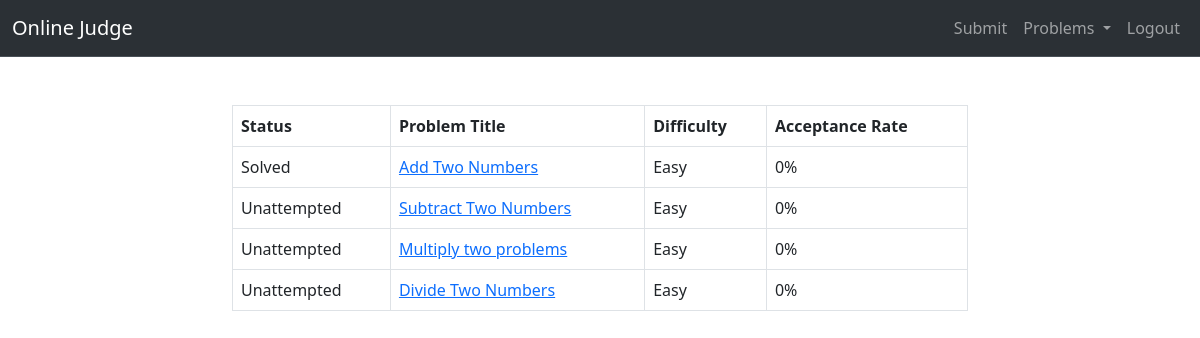
Screenshot of / (signed in) with the database file from the repository.
### code_execution/models.py (models this page shows)
class Problem(models.Model):
    difficulty_choices = [("Easy", "Easy"), ("Medium", "Medium"), ("Difficult", "Difficult")]
    problem_id = models.CharField(max_length=120)
    problem_title = models.CharField(max_length=200)
    problem_statement = models.TextField(max_length=10000)
    difficulty = models.CharField(max_length=50, choices=difficulty_choices, default="Easy")
    count_solved = models.IntegerField(default=0)
    count_attempted = models.IntegerField(default=0)
    user_uploaded = models.ForeignKey(User, on_delete=models.SET_NULL, null=True)

### code_execution/views.py (the view)
# urls.py: path('', views.show_problem, name="show_problems")
def show_problem(request):
    problems = Problems.objects.all()
    updated_problems = []
    for problem in problems:
        new_object = {'problem': problem}
        if Submission.objects.filter(Q(problem__problem_id=problem.problem_id) & Q(verdict="ACCEPTED") & Q(
                user__username=request.user.username)).exists():
            new_object['status'] = "Solved"
        elif Submission.objects.filter(
                Q(problem__problem_id=problem.problem_id) & Q(user__username=request.user.username)).exists():
            new_object['status'] = "Unsolved"
        else:
            new_object['status'] = "Unattempted"
        updated_problems.append((new_object))
    return render(request, "code_execution/problems.html", {"problems": updated_problems})

### code_execution/templates/code_execution/problems.html
{% extends "users/base.html" %}
{% block content %}
    <div class="container mt-5">
        <div class="row justify-content-center">
            <div class="col-md-8">
                <table class="table table-bordered table-hover">
                    <thead class="thead-light">
                        <tr>
                            <th>Status</th>
                            <th>Problem Title</th>
                            <th>Difficulty</th>
                            <th>Acceptance Rate</th>
                        </tr>
                    </thead>
                    <tbody>
                        {% for problem in problems %}
                            <tr>
                                <td>{{problem.status}}</td>
                                <td><a href="/problems/{{ problem.problem.problem_id }}">{{problem.problem.problem_title}}</a></td>
                                <td>{{problem.problem.difficulty}}</td>
                                <td>0%</td>
                            </tr>
                        {% endfor %}
                    </tbody>
                </table>
            </div>
        </div>
    </div>
{% endblock %}

### rows the page displays
Problem: status "Solved", problem.problem_title "Add Two Numbers", problem.difficulty "Easy"
Problem: status "Unattempted", problem.problem_title "Subtract Two Numbers", problem.difficulty "Easy"
Problem: status "Unattempted", problem.problem_title "Multiply two problems", problem.difficulty "Easy"
Problem: status "Unattempted", problem.problem_title "Divide Two Numbers", problem.difficulty "Easy"
